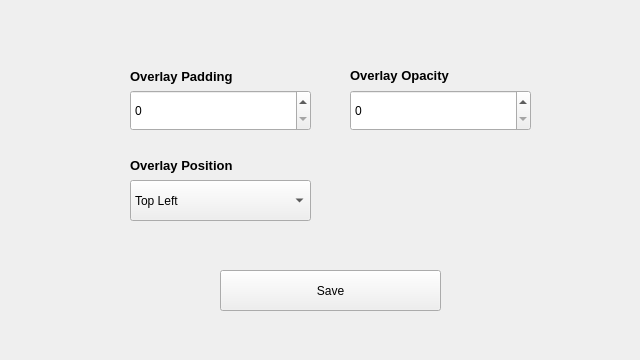
<?xml version="1.0" encoding="UTF-8"?>
<ui version="4.0">
 <class>SettingsWindow</class>
 <widget class="QWidget" name="SettingsWindow">
  <property name="geometry">
   <rect>
    <x>0</x>
    <y>0</y>
    <width>640</width>
    <height>360</height>
   </rect>
  </property>
  <property name="windowTitle">
   <string>Settings</string>
  </property>
  <property name="windowIcon">
   <iconset resource="../../resources.qrc">
    <normaloff>:/resources/icon@3x.png</normaloff>:/resources/icon@3x.png</iconset>
  </property>
  <property name="autoFillBackground">
   <bool>false</bool>
  </property>
  <property name="locale">
   <locale language="English" country="UnitedStates"/>
  </property>
  <widget class="QSpinBox" name="INPUT_Opacity">
   <property name="geometry">
    <rect>
     <x>350</x>
     <y>90</y>
     <width>181</width>
     <height>41</height>
    </rect>
   </property>
   <property name="maximum">
    <number>100</number>
   </property>
  </widget>
  <widget class="QSpinBox" name="INPUT_Padding">
   <property name="geometry">
    <rect>
     <x>130</x>
     <y>90</y>
     <width>181</width>
     <height>41</height>
    </rect>
   </property>
  </widget>
  <widget class="QPushButton" name="BTN_Save">
   <property name="geometry">
    <rect>
     <x>220</x>
     <y>270</y>
     <width>221</width>
     <height>41</height>
    </rect>
   </property>
   <property name="text">
    <string>Save</string>
   </property>
  </widget>
  <widget class="QComboBox" name="SELECT_Position">
   <property name="geometry">
    <rect>
     <x>130</x>
     <y>180</y>
     <width>181</width>
     <height>41</height>
    </rect>
   </property>
   <item>
    <property name="text">
     <string>Top Left</string>
    </property>
   </item>
   <item>
    <property name="text">
     <string>Top Right</string>
    </property>
   </item>
   <item>
    <property name="text">
     <string>Bottom Left</string>
    </property>
   </item>
   <item>
    <property name="text">
     <string>Bottom Right</string>
    </property>
   </item>
  </widget>
  <widget class="QLabel" name="label">
   <property name="geometry">
    <rect>
     <x>130</x>
     <y>155</y>
     <width>181</width>
     <height>21</height>
    </rect>
   </property>
   <property name="font">
    <font>
     <pointsize>10</pointsize>
     <bold>true</bold>
    </font>
   </property>
   <property name="text">
    <string>Overlay Position</string>
   </property>
  </widget>
  <widget class="QLabel" name="label_2">
   <property name="geometry">
    <rect>
     <x>130</x>
     <y>66</y>
     <width>181</width>
     <height>20</height>
    </rect>
   </property>
   <property name="font">
    <font>
     <pointsize>10</pointsize>
     <bold>true</bold>
    </font>
   </property>
   <property name="text">
    <string>Overlay Padding</string>
   </property>
  </widget>
  <widget class="QLabel" name="label_3">
   <property name="geometry">
    <rect>
     <x>350</x>
     <y>65</y>
     <width>181</width>
     <height>21</height>
    </rect>
   </property>
   <property name="font">
    <font>
     <pointsize>10</pointsize>
     <bold>true</bold>
    </font>
   </property>
   <property name="text">
    <string>Overlay Opacity</string>
   </property>
  </widget>
 </widget>
 <resources>
  <include location="../../resources.qrc"/>
 </resources>
 <connections/>
</ui>
